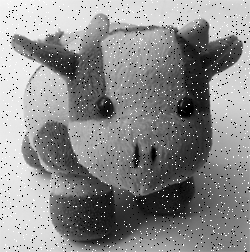
#> input picture gambar/boneka2.tif, 250 x 252 px
$ python 'Filter Batas.py'
#> lines starting #> are read from the running program, lines starting #| are printed output that depends on the picture
# Memanggil library yang dibutuhkan
import cv2
import numpy as np
import matplotlib.pyplot as plt

# Memuat gambar menggunakan library skimage
from skimage.io import imread
from skimage.color import rgb2gray

# Membaca gambar
img1 = cv2.imread('gambar/boneka2.tif')
#> img1 is the input picture: shape (252, 250, 3); min 0, max 255, mean 139.1
img2 = cv2.imread('gambar/mobil.tif')
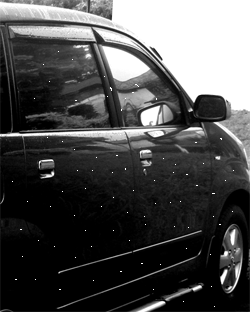
#> input picture gambar/mobil.tif, 250 x 312 px
#> img2 is the input picture: shape (312, 250, 3); min 0, max 255, mean 76.9

# Menampilkan dimensi gambar
print('Shape img 1 : ', img1.shape)
#| Shape img 1 :  (252, 250, 3)
print('Shape img 2 : ', img2.shape)
#| Shape img 2 :  (312, 250, 3)

# Menampilkan kedua gambar menggunakan matplotlib
fig, axes = plt.subplots(1, 2, figsize=(10, 10))
ax = axes.ravel()

ax[0].imshow(img1, cmap='gray')
ax[0].set_title("img 1")
ax[1].imshow(img2, cmap='gray')
ax[1].set_title("img 2")

# Mengubah gambar ke grayscale
gray1 = rgb2gray(img1)
gray2 = rgb2gray(img2)

# Meng-copy gambar ke array baru dengan tipe data float
copyimg1 = gray1.copy().astype(float)
copyimg2 = gray2.copy().astype(float)

# Mendapatkan dimensi gambar yang dicopy
m1, n1 = copyimg1.shape
#> m1 = 252; n1 = 250
output1 = np.empty([m1, n1])

m2, n2 = copyimg2.shape
#> m2 = 312; n2 = 250
output2 = np.empty([m2, n2])

# Menampilkan informasi dimensi dan ukuran gambar
print('Shape copy img 1 : ', copyimg1.shape)
#| Shape copy img 1 :  (252, 250)
print('Shape output img 1 : ', output1.shape)
#| Shape output img 1 :  (252, 250)
print('m1 : ', m1)
#| m1 :  252
print('n1 : ', n1)
#| n1 :  250
print()

print('Shape copy img 2 : ', copyimg2.shape)
#| Shape copy img 2 :  (312, 250)
print('Shape output img 3 : ', output2.shape)
#| Shape output img 3 :  (312, 250)
print('m2 : ', m2)
#| m2 :  312
print('n2 : ', n2)
#| n2 :  250
print()

# Melakukan operasi filter rata-rata pada gambar pertama
for baris in range(0, m1-1):
    for kolom in range(0, n1-1):

        a1 = baris
        b1 = kolom

        arr = np.array([copyimg1[a1-1, b1-1], copyimg1[a1-1, b1], copyimg1[a1, b1+1], \
            copyimg1[a1, b1-1], copyimg1[a1, b1+1], copyimg1[a1+1, b1-1],  \
            copyimg1[a1+1, b1], copyimg1[a1+1, b1+1]])

        minPiksel = np.amin(arr);
        maksPiksel = np.amax(arr);

        if copyimg1[baris, kolom] < minPiksel :
            output1[baris, kolom] = minPiksel
        else :
            if copyimg1[baris, kolom] > maksPiksel :
                output1[baris, kolom] = maksPiksel
            else :
                output1[baris, kolom] = copyimg1[baris, kolom]
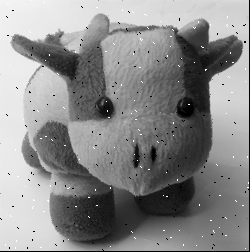
#> output1: shape (252, 250) float64; min 0, max 1, mean 0.542

# Melakukan operasi filter rata-rata pada gambar kedua
for baris1 in range(0, m2-1):
    for kolom1 in range(0, n2-1):

        a1 = baris1
        b1 = kolom1

        arr = np.array([copyimg2[a1-1, b1-1], copyimg2[a1-1, b1], copyimg2[a1, b1+1], \
            copyimg2[a1, b1-1], copyimg2[a1, b1+1], copyimg2[a1+1, b1-1],  \
            copyimg2[a1+1, b1], copyimg2[a1+1, b1+1]])

        minPiksel = np.amin(arr);
        maksPiksel = np.amax(arr);

        if copyimg2[baris1, kolom1] < minPiksel :
            output2[baris1, kolom1] = minPiksel
        else :
            if copyimg2[baris1, kolom1] > maksPiksel :
                output2[baris1, kolom1] = maksPiksel
            else :
                output2[baris1, kolom1] = copyimg2[baris1, kolom1]

# Menampilkan gambar asli dan hasil filter rata-rata
fig, axes = plt.subplots(2, 2, figsize=(10, 10))
ax = axes.ravel()

ax[0].imshow(gray1, cmap='gray')
ax[0].set_title("Input img 1")
ax[1].imshow(gray2, cmap='gray')
ax[1].set_title("Input img 2")
ax[2].imshow(output1, cmap='gray')
ax[2].set_title("Output img 1")
ax[3].imshow(output2, cmap='gray')
ax[3].set_title("Output img 2")

plt.show()
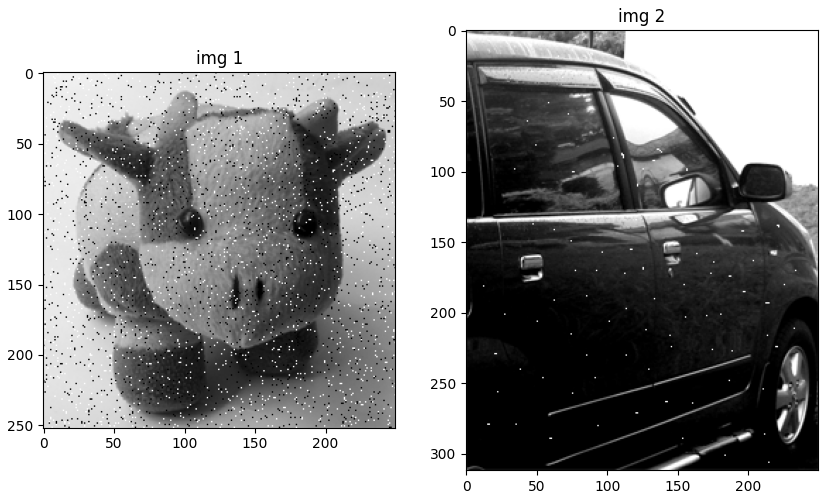
#> figure drawn by matplotlib, 2 panels
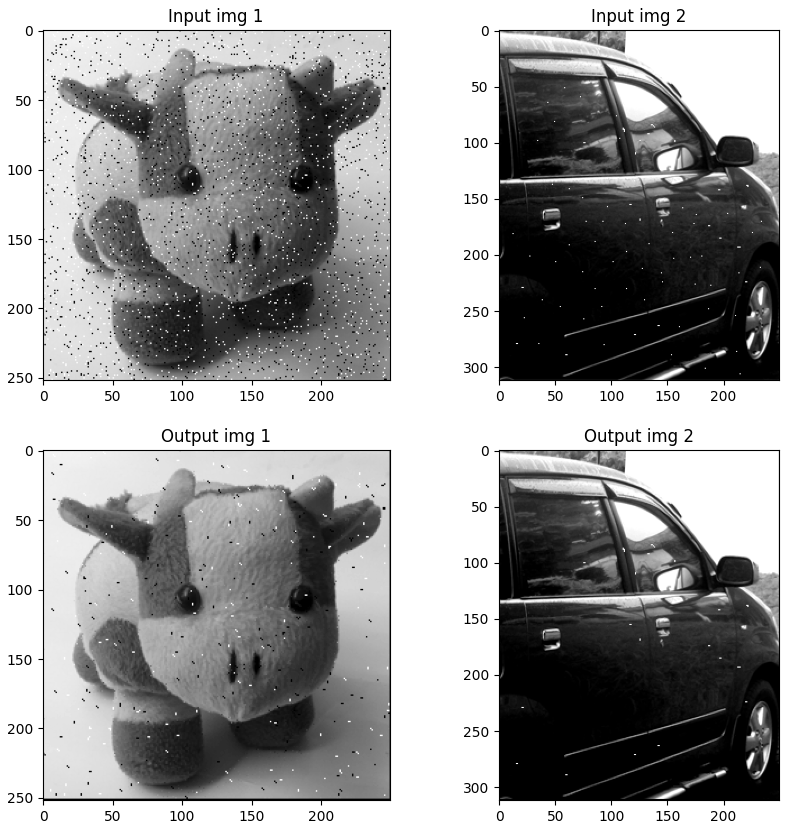
#> figure drawn by matplotlib, 4 panels
